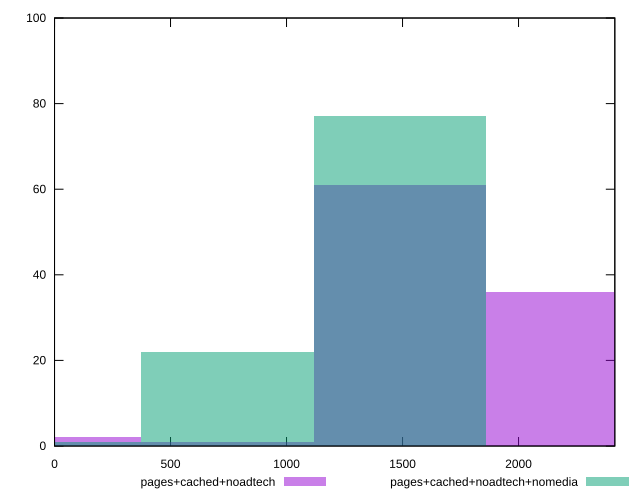

Source code (gnuplot):
reset

$pagesCachedNoadtech <<EOF
0 2
2233.761657181096 36
1489.1744381207304 61
744.5872190603652 1
EOF

$pagesCachedNoadtechNomedia <<EOF
1489.1744381207304 77
744.5872190603652 22
0 1
EOF

set key outside below
set boxwidth 744.5872190603652
set xrange [0:2415]
set yrange [0:100]
set trange [0:100]
set style fill transparent solid 0.5 noborder
set terminal svg size 640, 500 enhanced background rgb 'white'
set output "report_00014_2021-02-09T15:56:05.503Z/uses-rel-preload/comparison/histogram/2_vs_3.svg"

plot $pagesCachedNoadtech title "pages+cached+noadtech" with boxes, \
     $pagesCachedNoadtechNomedia title "pages+cached+noadtech+nomedia" with boxes

reset
